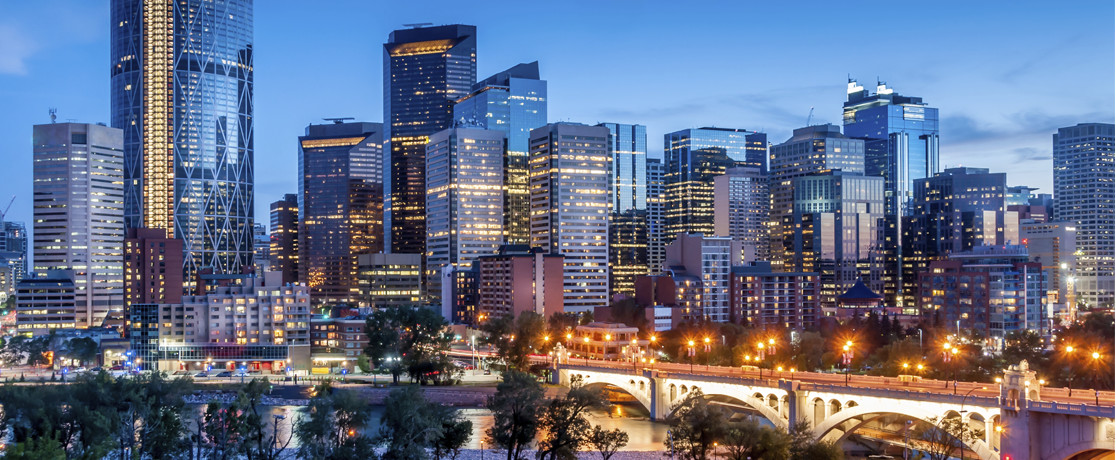
//> input picture Prácticas/Franklin Canaza/Practica 4/city.jpg, 1116 x 460 px
$ ./main   (built with g++ and OpenCV 4)
//> lines starting //> are read from the running program, lines starting //| are printed output that depends on the picture
#include <opencv2/opencv.hpp>
using namespace cv;
using namespace std;
double M_PI = 3.14159;

int main() {
	Mat img = imread("D:\\Multimedia\\Imagenes\\city.jpg");
//> img is the input picture: 460 rows x 1116 cols, CV_8UC3; mean B, G, R 135.5, 110.5, 100.7

	if (img.empty()) {
		cout << "No se cargo la imagen" << endl;
		return -1;
	}

	double w = img.size().width, h = img.size().height;
//> w = 1116; h = 460
	Mat pt1(1, 4, CV_32FC2);
	pt1.at<Vec2f>(0, 0) = Vec2f(0, 0);
	pt1.at<Vec2f>(0, 1) = Vec2f(w, 0);
//> pt1 = [[0, 0], [1116, 0], [0, 0], [0, 0]]
	pt1.at<Vec2f>(0, 2) = Vec2f(w, h);
//> pt1 = [[0, 0], [1116, 0], [1116, 460], [0, 0]]
	pt1.at<Vec2f>(0, 3) = Vec2f(0, h);
	Mat pt2(1, 4, CV_32FC2);
	pt2.at<Vec2f>(0, 0) = Vec2f(w * 0.3, 0);
	pt2.at<Vec2f>(0, 1) = Vec2f(w * 0.7, 0);
	pt2.at<Vec2f>(0, 2) = Vec2f(w, h);
	pt2.at<Vec2f>(0, 3) = Vec2f(0, h);
	Mat c = getPerspectiveTransform(pt1, pt2);
	Mat resultado;
	warpPerspective(img, resultado, c, img.size());
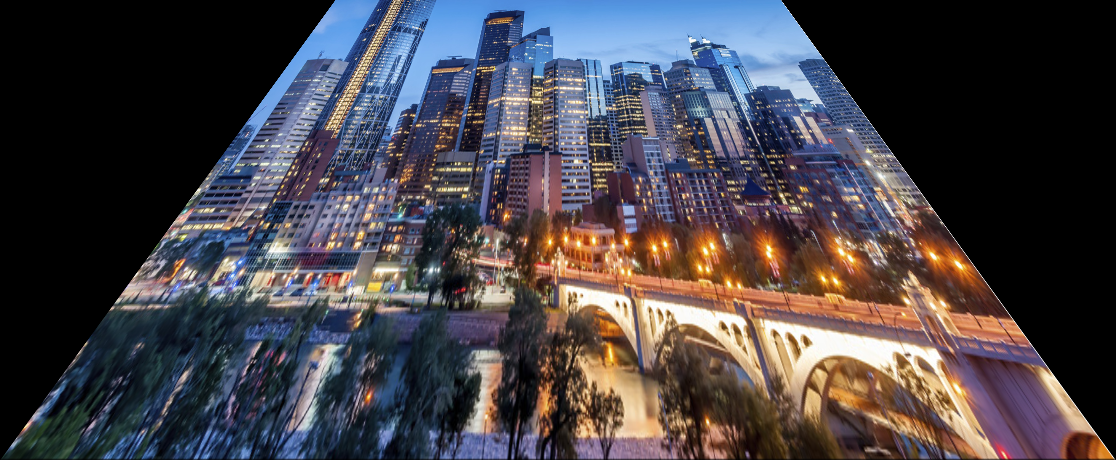
//> resultado: 460 rows x 1116 cols, CV_8UC3; mean B, G, R 72.1, 66.3, 70.5
	imshow("Perspectiva de una imagen", resultado);

	int m = 10;

	Mat mapa1(img.size(), CV_32FC1);
	Mat mapa2(img.size(), CV_32FC1);
	for (int y = 0; y < img.size().height; y++)
		for (int x = 0; x < img.size().width; x++) {
			mapa1.at<float>(y, x) = x + rand() % (2 * m + 1) - m;
			mapa2.at<float>(y, x) = y + rand() % (2 * m + 1) - m;
		}
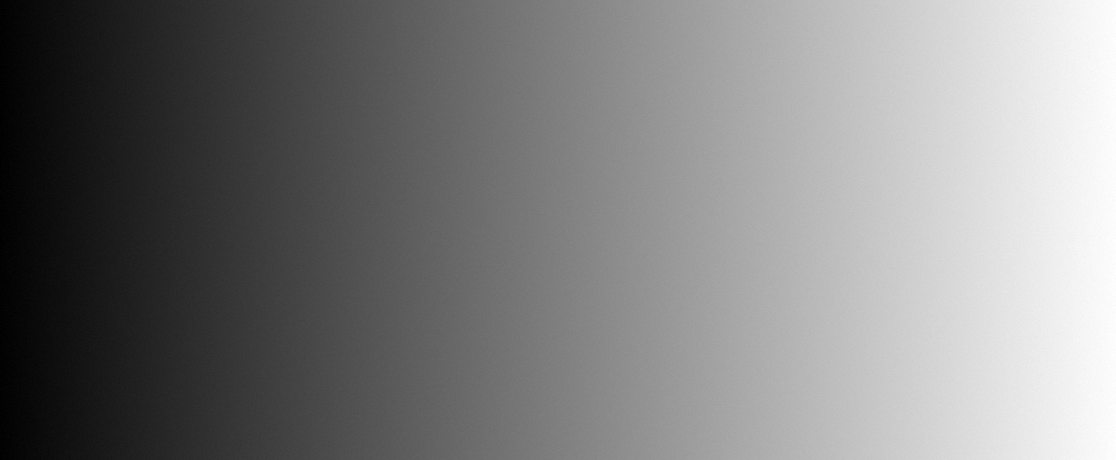
//> mapa1: 460 rows x 1116 cols, CV_32FC1; min -10, max 1125, mean 557.5; drawn with min black and max white
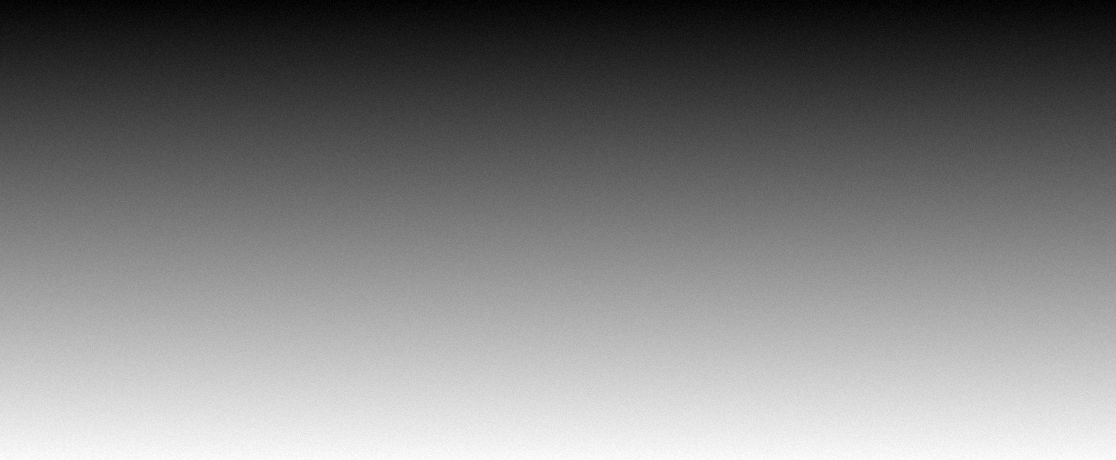
//> mapa2: 460 rows x 1116 cols, CV_32FC1; min -10, max 469, mean 229.5; drawn with min black and max white
//> (the run ends here: the program needs code that is not available in this run, at `Mat resultado;`)

$ run again, with Prácticas/Franklin Canaza/Practica 4/ejercicio1.jpg copied over Prácticas/Franklin Canaza/Practica 4/city.jpg
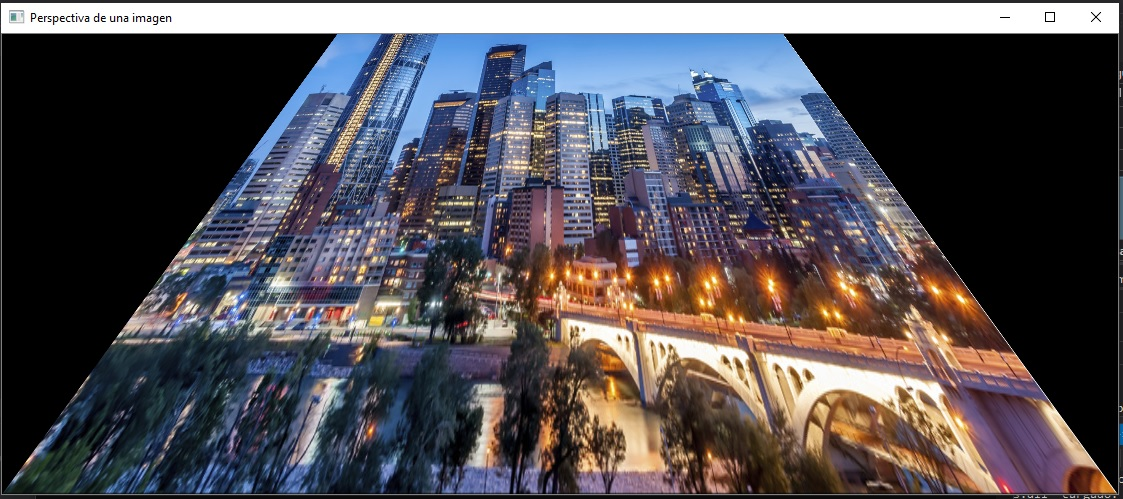
//> input picture Prácticas/Franklin Canaza/Practica 4/ejercicio1.jpg, 1123 x 499 px
//> img is the input picture: 499 rows x 1123 cols, CV_8UC3; mean B, G, R 82.5, 77.1, 80.9
//> `warpPerspective(img, resultado, c, img.size());`:
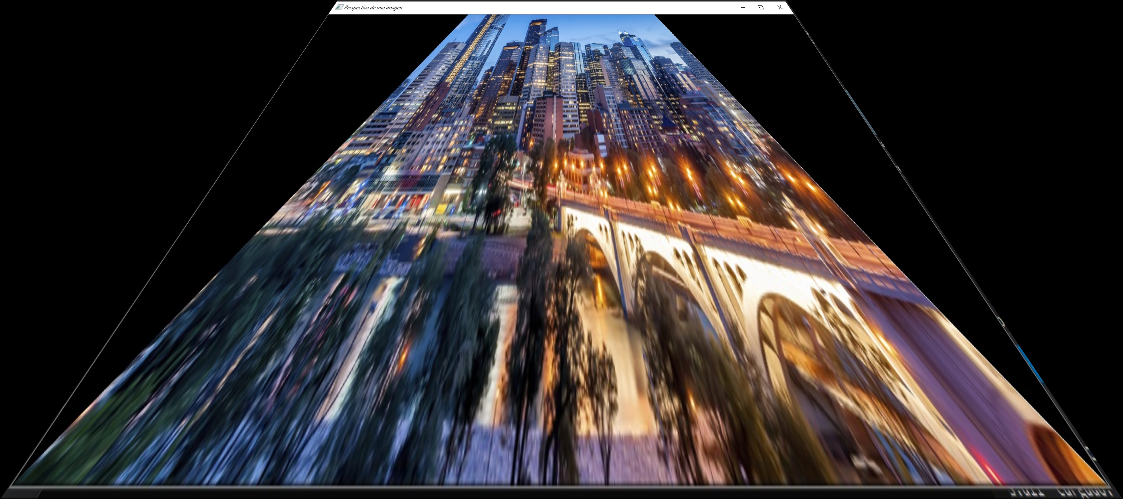
//> resultado: 499 rows x 1123 cols, CV_8UC3; mean B, G, R 50.8, 49.8, 55.8

$ run again, with Prácticas/Franklin Canaza/Practica 4/ejercicio2-2.jpg copied over Prácticas/Franklin Canaza/Practica 4/city.jpg
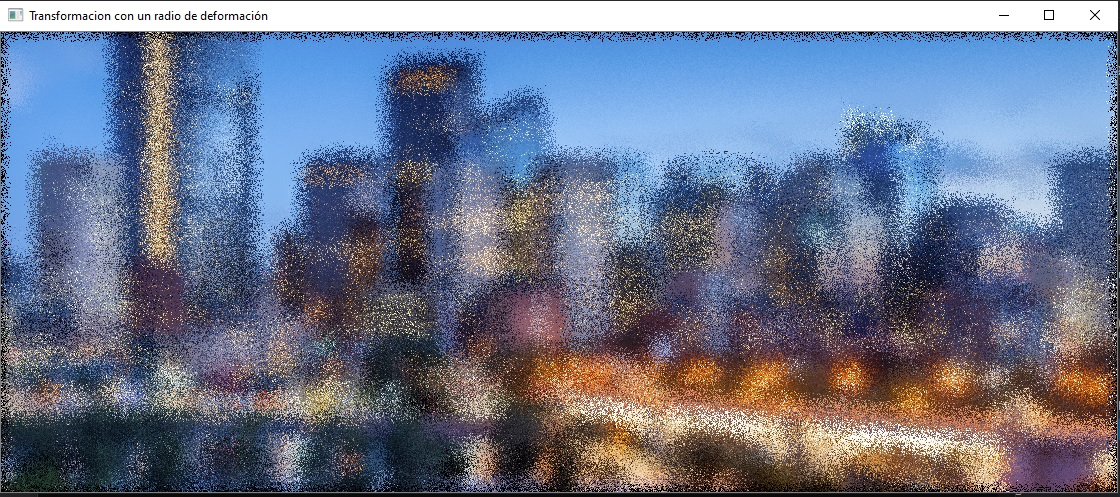
//> input picture Prácticas/Franklin Canaza/Practica 4/ejercicio2-2.jpg, 1120 x 497 px
//> img is the input picture: 497 rows x 1120 cols, CV_8UC3; mean B, G, R 138.8, 116.3, 107.7
//> `warpPerspective(img, resultado, c, img.size());`:
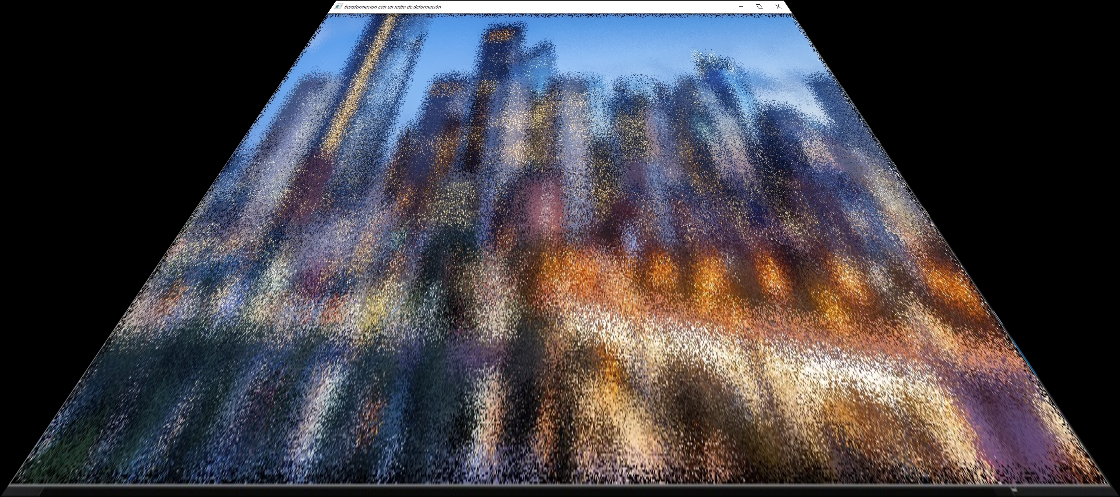
//> resultado: 497 rows x 1120 cols, CV_8UC3; mean B, G, R 71.4, 65.6, 69
